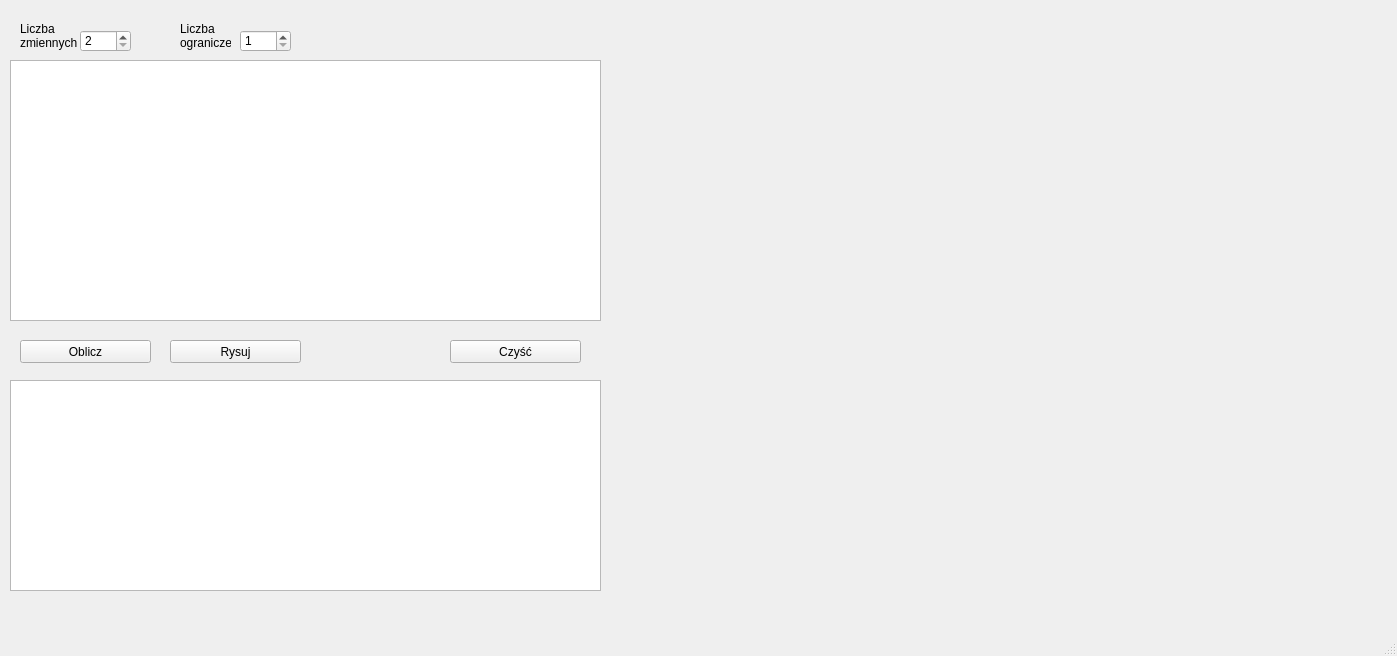
<?xml version="1.0" encoding="UTF-8"?>
<ui version="4.0">
 <class>MainWindow</class>
 <widget class="QMainWindow" name="MainWindow">
  <property name="geometry">
   <rect>
    <x>0</x>
    <y>0</y>
    <width>1397</width>
    <height>656</height>
   </rect>
  </property>
  <property name="minimumSize">
   <size>
    <width>900</width>
    <height>400</height>
   </size>
  </property>
  <property name="sizeIncrement">
   <size>
    <width>10</width>
    <height>10</height>
   </size>
  </property>
  <property name="windowTitle">
   <string>MainWindow</string>
  </property>
  <widget class="QWidget" name="centralWidget">
   <widget class="QTextEdit" name="textEdit">
    <property name="geometry">
     <rect>
      <x>10</x>
      <y>380</y>
      <width>591</width>
      <height>211</height>
     </rect>
    </property>
   </widget>
   <widget class="QPushButton" name="computeBtn">
    <property name="geometry">
     <rect>
      <x>20</x>
      <y>340</y>
      <width>131</width>
      <height>23</height>
     </rect>
    </property>
    <property name="text">
     <string>Oblicz</string>
    </property>
   </widget>
   <widget class="QPushButton" name="clearBtn">
    <property name="geometry">
     <rect>
      <x>450</x>
      <y>340</y>
      <width>131</width>
      <height>23</height>
     </rect>
    </property>
    <property name="text">
     <string>Czyść</string>
    </property>
   </widget>
   <widget class="QSpinBox" name="spinBoxCostr">
    <property name="geometry">
     <rect>
      <x>240</x>
      <y>30</y>
      <width>51</width>
      <height>22</height>
     </rect>
    </property>
    <property name="minimum">
     <number>1</number>
    </property>
    <property name="maximum">
     <number>5</number>
    </property>
   </widget>
   <widget class="QSpinBox" name="spinBoxVars">
    <property name="geometry">
     <rect>
      <x>80</x>
      <y>30</y>
      <width>51</width>
      <height>22</height>
     </rect>
    </property>
    <property name="minimum">
     <number>2</number>
    </property>
    <property name="maximum">
     <number>5</number>
    </property>
   </widget>
   <widget class="QLabel" name="label_9">
    <property name="geometry">
     <rect>
      <x>20</x>
      <y>20</y>
      <width>61</width>
      <height>31</height>
     </rect>
    </property>
    <property name="text">
     <string>Liczba
zmiennych</string>
    </property>
   </widget>
   <widget class="QLabel" name="label_10">
    <property name="geometry">
     <rect>
      <x>180</x>
      <y>20</y>
      <width>51</width>
      <height>31</height>
     </rect>
    </property>
    <property name="text">
     <string>Liczba
ograniczeń</string>
    </property>
   </widget>
   <widget class="QTableWidget" name="tableWidget">
    <property name="geometry">
     <rect>
      <x>10</x>
      <y>60</y>
      <width>591</width>
      <height>261</height>
     </rect>
    </property>
   </widget>
   <widget class="QPushButton" name="drawBtn">
    <property name="geometry">
     <rect>
      <x>170</x>
      <y>340</y>
      <width>131</width>
      <height>23</height>
     </rect>
    </property>
    <property name="text">
     <string>Rysuj</string>
    </property>
   </widget>
   <widget class="QWidget" name="verticalLayoutWidget">
    <property name="geometry">
     <rect>
      <x>640</x>
      <y>60</y>
      <width>691</width>
      <height>521</height>
     </rect>
    </property>
    <layout class="QVBoxLayout" name="verticalLayout"/>
   </widget>
  </widget>
  <widget class="QMenuBar" name="menuBar">
   <property name="geometry">
    <rect>
     <x>0</x>
     <y>0</y>
     <width>1397</width>
     <height>21</height>
    </rect>
   </property>
  </widget>
  <widget class="QStatusBar" name="statusBar"/>
 </widget>
 <layoutdefault spacing="6" margin="11"/>
 <resources/>
 <connections/>
</ui>
